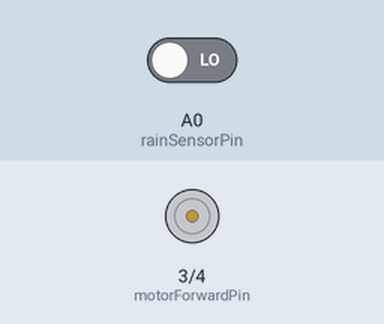
Bench run of a sketch on a simulated Arduino Uno, built with avr-gcc and run on an emulated ATmega328P. Parts: motor-driver pin pairs drawn as motors (green arrow = first pin HIGH = forward, orange = second pin HIGH = backward, longer = more drive). Inputs (shaded band) come from the test bench; at power-on: A0 (rainSensorPin) LOW.

Above: at 1.2 s.
1.3 s: A0 (rainSensorPin) driven HIGH
At 2.7 s:
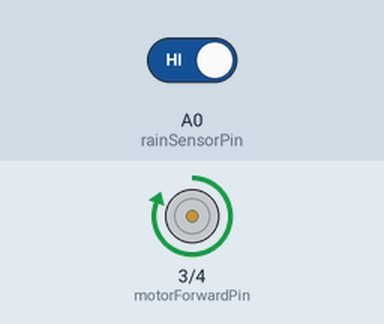
4.3 s: A0 (rainSensorPin) driven LOW
At 5.0 s:
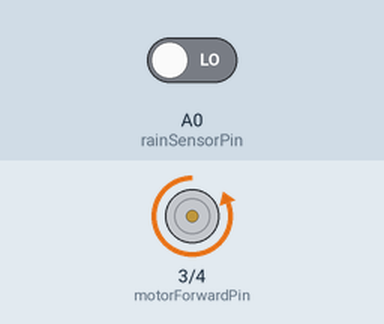
Timing chart, 0 to 7.8 s (numbered marks = the images above; inputs shaded):
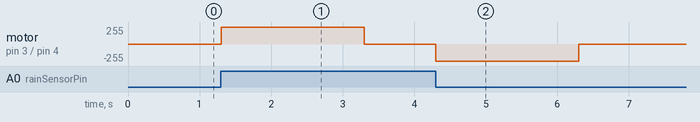

The sketch:

rain_cloth_protection.ino
```cpp
// Define the pins
const int rainSensorPin = A0;
const int motorForwardPin = 3;
const int motorReversePin = 4;

bool previousSensorState = LOW;

void setup() {
  pinMode(rainSensorPin, INPUT);
  pinMode(motorForwardPin, OUTPUT);
  pinMode(motorReversePin, OUTPUT);

  digitalWrite(motorForwardPin, LOW);
  digitalWrite(motorReversePin, LOW);
}

void loop() {
  int currentSensorState = digitalRead(rainSensorPin);

  if (currentSensorState == HIGH && previousSensorState == LOW) {
    // Rain starts
    digitalWrite(motorForwardPin, HIGH);
    delay(2000);
    digitalWrite(motorForwardPin, LOW);
  }
  else if (currentSensorState == LOW && previousSensorState == HIGH) {
    // Rain stops
    digitalWrite(motorReversePin, HIGH);
    delay(2000);
    digitalWrite(motorReversePin, LOW);
  }

  previousSensorState = currentSensorState;
}
```

Measured:
- after the input at 1.3 s, motor on pin 3 (motorForwardPin) / pin 4 (motorReversePin): stopped → forward 255/255 at once, → stopped 2.0 s later
- after the input at 4.3 s, motor on pin 3 (motorForwardPin) / pin 4 (motorReversePin): stopped → backward 255/255 at once, → stopped 2.0 s later
